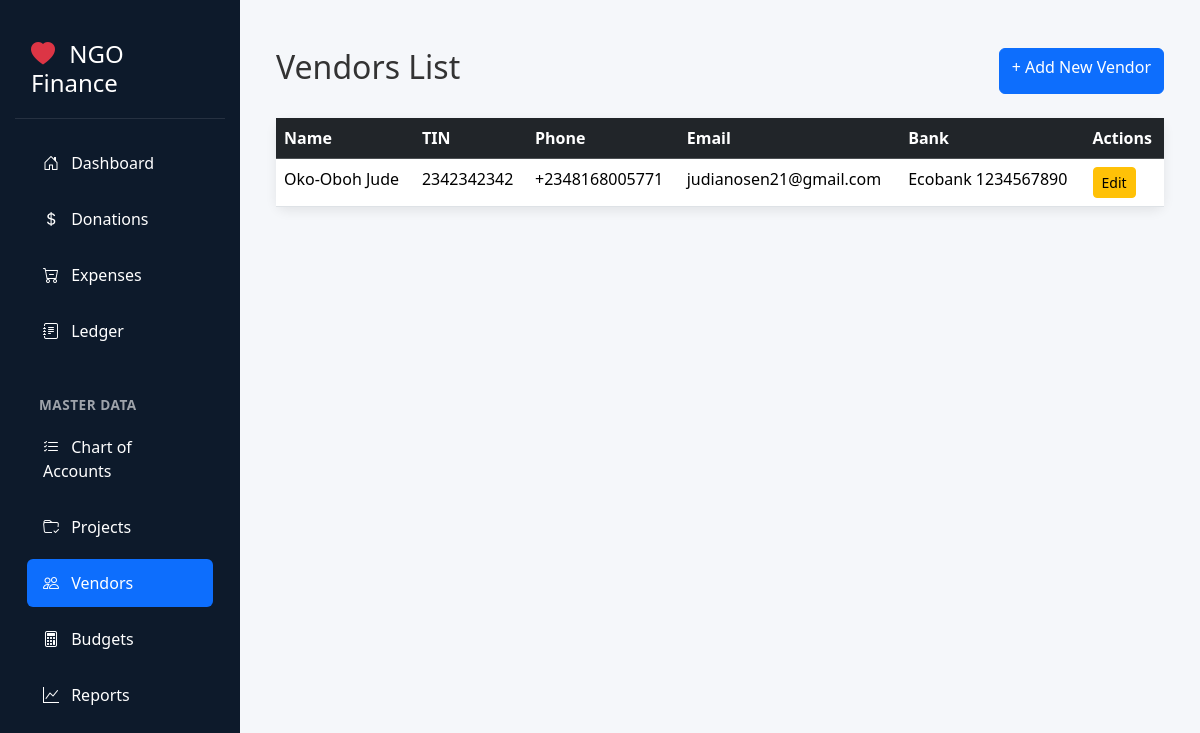
/vendors, run on the app's committed database.
### tables this page shows
CREATE TABLE vendors (
                id              INTEGER PRIMARY KEY AUTOINCREMENT,
                name            TEXT NOT NULL,
                tin             TEXT,
                phone           TEXT,
                email           TEXT,
                address         TEXT,
                account_number  TEXT,
                bank_name       TEXT,
                created_at      TEXT DEFAULT (datetime('now')),
                updated_at      TEXT DEFAULT (datetime('now')),
                is_active       INTEGER DEFAULT 1
            );

### main.py (the view)
@app.get("/vendors", response_class=HTMLResponse)
async def vendors_list(request: Request):
    with get_db() as conn:
        vendors = conn.execute("""
            SELECT id, name, tin, phone, email, address,
                   account_number, bank_name, is_active
            FROM vendors
            ORDER BY name ASC
        """).fetchall()
    return templates.TemplateResponse(
        "vendors.html",
        {
            "request": request,
            "vendors": vendors,
            "success_msg": request.query_params.get("success"),
            "error_msg": request.query_params.get("error"),
        }
    )

### templates/vendors.html (shortened to what this page needs)
{% extends "base.html" %}
{% block content %}
<div class="container-fluid mt-4">
    <div class="d-flex justify-content-between mb-4">
        <h2>Vendors List</h2>
        <a href="/vendors/add" class="btn btn-primary">+ Add New Vendor</a>
    </div>
    <div class="card">
        <div class="card-body p-0">
            <table class="table table-hover mb-0">
                <thead class="table-dark">
                    <tr>
                        <th>Name</th>
                        <th>TIN</th>
                        <th>Phone</th>
                        <th>Email</th>
                        <th>Bank</th>
                        <th>Actions</th>
                    </tr>
                </thead>
                <tbody>
                    {% for v in vendors %}
                    <tr>
                        <td>{{ v.name }}</td>
                        <td>{{ v.tin or '—' }}</td>
                        <td>{{ v.phone or '—' }}</td>
                        <td>{{ v.email or '—' }}</td>
                        <td>{{ v.bank_name or '—' }} {{ v.account_number or '' }}</td>
                        <td>
                            <a href="/vendors/edit/{{ v.id }}" class="btn btn-sm btn-warning">Edit</a>
                        </td>
                    </tr>
                    {% else %}
                    <tr><td colspan="6" class="text-center py-4">No vendors yet</td></tr>
                    {% endfor %}
                </tbody>
            </table>
        </div>
    </div>
</div>
{% endblock %}

### static/style.css (style rules this page uses)
body { background-color: #f4f6f9; font-family: 'Segoe UI', Tahoma, Geneva, Verdana, sans-serif; color: #333; }
.card { border-radius: 0.7rem; box-shadow: 0 4px 12px rgba(0, 0, 0, 0.08); border: none; }
.table { margin-bottom: 0; }
.table th { font-weight: 600; }
table, tr, td { page-break-inside: avoid; }
td { word-wrap: break-word; }

### templates/base.html (style rules this page uses)
:root { --sidebar-width: 240px; --sidebar-bg: #0d1a2b; --sidebar-hover: #1e3a5f; --active-bg: #2c5282; }
body { min-height: 100vh; background-color: #f5f7fa; }

### data on the page
vendors: name "Oko-Oboh Jude", tin "2342342342", phone "+2348168005771", email "judianosen21@gmail.com", bank_name "Ecobank", account_number "1234567890"
